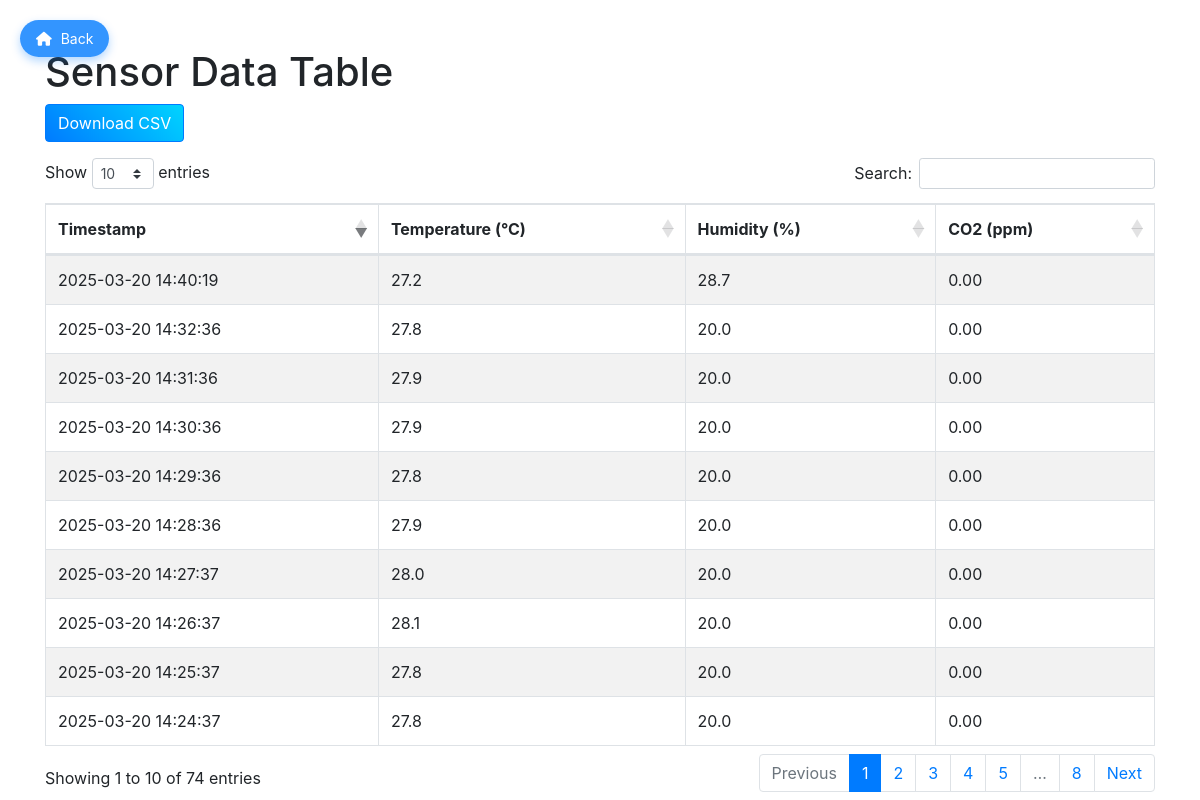
Screenshot of /data-table with the database file from the repository.
### database.py (models this page shows, shortened)
class SensorData(db.Model):
    id = db.Column(db.Integer, primary_key=True)
    temperature = db.Column(db.Float, nullable=False)
    humidity = db.Column(db.Float, nullable=False)
    co2 = db.Column(db.Float, nullable=False)  # Add CO2 column
    timestamp = db.Column(db.DateTime, default=db.func.current_timestamp(), nullable=False)

### app.py (the view)
@app.route('/data-table')
def data_table():
    sensor_data = SensorData.query.order_by(SensorData.timestamp.desc()).all()
    critical_data = CriticalData.query.first()
    critical_value = critical_data.temperature if critical_data else float('inf')  # Set a default value if critical_data is None
    print(f"Critical Value: {critical_value}")
    for data in sensor_data:
        print(f"Timestamp: {data.timestamp}, Temperature: {data.temperature}°C, Critical: {data.temperature > critical_value}")
    return render_template('data_table.html', sensor_data=sensor_data, critical_value=critical_value)

### templates/data_table.html (shortened to what this page needs)
<!DOCTYPE html>
<html lang="en">
<head>
    <link rel="stylesheet" href="https://stackpath.bootstrapcdn.com/bootstrap/4.3.1/css/bootstrap.min.css">
    <link rel="stylesheet" href="https://cdn.datatables.net/1.10.21/css/dataTables.bootstrap4.min.css">
    <link rel="stylesheet" href="https://cdnjs.cloudflare.com/ajax/libs/font-awesome/6.0.0-beta3/css/all.min.css">
</head>
<body>
<a href="/" class="back-button"><i class="fas fa-home"></i> Back</a>
    <div class="container mt-5">
        <h1>Sensor Data Table</h1>
        <a href="/download-csv" class="btn btn-primary mb-3" style="background-image:linear-gradient(45deg, #007bff, #00d4ff); color: white;">Download CSV</a>
        <table id="sensorTable" class="table table-striped table-bordered">
            <thead>
                <tr>
                    <th>Timestamp</th>
                    <th>Temperature (°C)</th>
                    <th>Humidity (%)</th>
                    <th>CO2 (ppm)</th>
                </tr>
            </thead>
            <tbody>
                {% for data in sensor_data %}
                <tr>
                    <td>{{ data.timestamp }}</td>
                    <td class="{% if data.temperature > 30 %}critical-temperature{% endif %}">{{ data.temperature }}</td>
                    <td class="{% if data.humidity > 60 %}critical-humidity{% endif %}">{{ data.humidity }}</td>
                    <td>{{ "%.2f" | format(data.co2) }}</td>
                </tr>
                {% endfor %}
            </tbody>
        </table>
    </div>
</body>
</html>

### templates/data_table.html (style rules this page uses)
.back-button { position: fixed; top: 20px; left: 20px; padding: 8px 16px; font-size: 14px; background: rgba(0, 123, 255, 0.8); color: white; border-radius: 20px; text-decoration: none; z-index: 1000; box-shadow: 0 4px 10px rgba(0, 123, 255, 0.3); transition: all 0.3s ease-in-out; }
.back-button i { margin-right: 5px; }

### rows the page displays
SensorData: timestamp "2025-03-20 14:40:19", temperature "27.2", humidity "28.7", co2 "0.00"
SensorData: timestamp "2025-03-20 14:32:36", temperature "27.8", humidity "20.0", co2 "0.00"
SensorData: timestamp "2025-03-20 14:31:36", temperature "27.9", humidity "20.0", co2 "0.00"
SensorData: timestamp "2025-03-20 14:30:36", temperature "27.9", humidity "20.0", co2 "0.00"
SensorData: timestamp "2025-03-20 14:29:36", temperature "27.8", humidity "20.0", co2 "0.00"
SensorData: timestamp "2025-03-20 14:28:36", temperature "27.9", humidity "20.0", co2 "0.00"
SensorData: timestamp "2025-03-20 14:27:37", temperature "28.0", humidity "20.0", co2 "0.00"
SensorData: timestamp "2025-03-20 14:26:37", temperature "28.1", humidity "20.0", co2 "0.00"
SensorData: timestamp "2025-03-20 14:25:37", temperature "27.8", humidity "20.0", co2 "0.00"
SensorData: timestamp "2025-03-20 14:24:37", temperature "27.8", humidity "20.0", co2 "0.00"
